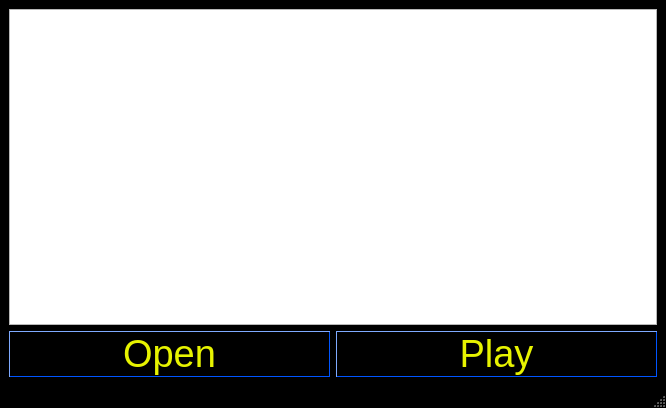
<?xml version="1.0" encoding="UTF-8"?>
<ui version="4.0">
 <class>PCG_loader</class>
 <widget class="QMainWindow" name="PCG_loader">
  <property name="geometry">
   <rect>
    <x>0</x>
    <y>0</y>
    <width>666</width>
    <height>408</height>
   </rect>
  </property>
  <property name="windowTitle">
   <string>MainWindow</string>
  </property>
  <property name="styleSheet">
   <string notr="true">QMainWindow{
background-color:rgb(0, 0, 0);
font-family: arial, verdana;
}

QPushButton{
background-color:rgb(0, 0, 0);
color:rgb(176, 176, 0);
font-family: arial;
font-size: 14px;
}

QLabel{
color:rgb(176, 176, 0);
font-family: arial;
font-size: 14px;
}</string>
  </property>
  <widget class="QWidget" name="centralwidget">
   <layout class="QGridLayout" name="gridLayout_4">
    <item row="0" column="0">
     <layout class="QGridLayout" name="graphLayout">
      <item row="0" column="0">
       <widget class="GraphicsLayoutWidget" name="plt1">
        <property name="styleSheet">
         <string notr="true">GraphicsLayoutWidget{
background-color: rgb(0, 0, 0);

}</string>
        </property>
       </widget>
      </item>
     </layout>
    </item>
    <item row="1" column="0">
     <layout class="QGridLayout" name="buttonLayout">
      <item row="2" column="0">
       <widget class="QPushButton" name="openButton">
        <property name="styleSheet">
         <string notr="true">QPushButton{
border-style: outset;
border-width: 1px;
border-color: rgb(0, 85, 255);
font-size: 38px;
background-color: back;
color: rgb(231, 243, 0);
font-family:arial;
}</string>
        </property>
        <property name="text">
         <string>Open</string>
        </property>
       </widget>
      </item>
      <item row="2" column="1">
       <widget class="QPushButton" name="playButton">
        <property name="styleSheet">
         <string notr="true">QPushButton{
border-style: outset;
border-width: 1px;
border-color: rgb(0, 85, 255);
font-size: 38px;
background-color: back;
color: rgb(231, 243, 0);
font-family:arial;
}</string>
        </property>
        <property name="text">
         <string>Play</string>
        </property>
       </widget>
      </item>
     </layout>
    </item>
   </layout>
  </widget>
  <widget class="QMenuBar" name="menubar">
   <property name="geometry">
    <rect>
     <x>0</x>
     <y>0</y>
     <width>666</width>
     <height>18</height>
    </rect>
   </property>
  </widget>
  <widget class="QStatusBar" name="statusbar"/>
 </widget>
 <customwidgets>
  <customwidget>
   <class>GraphicsLayoutWidget</class>
   <extends>QGraphicsView</extends>
   <header location="global">pyqtgraph</header>
  </customwidget>
 </customwidgets>
 <resources/>
 <connections/>
</ui>
